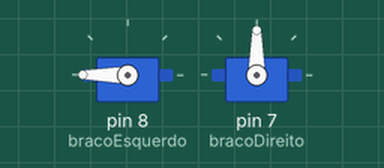
Recording of a sketch running on a simulated Arduino Uno, built with avr-gcc and run on an emulated ATmega328P. Parts: 2 × servo.

Above: at 2.2 s.
At 7.3 s:
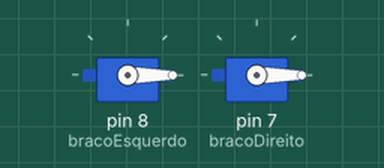
Timing chart, 0 to 8.8 s (numbered marks = the images above):
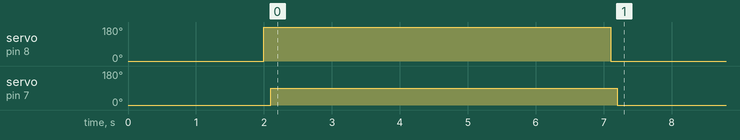

The sketch:

BRACOMIKE.ino
```cpp
#include <Servo.h>

Servo bracoEsquerdo;
Servo bracoDireito;

void setup() {

  bracoEsquerdo.attach(8);
  bracoDireito.attach(7);

  // Posição inicial
  bracoEsquerdo.write(0);
  bracoDireito.write(0);

  delay(2000);

  // Levanta os braços
  bracoEsquerdo.write(180);
  delay (100);
  bracoDireito.write(90);

  // Mantém levantados por 5 segundos
  delay(5000);

  // Abaixa os braços
  bracoEsquerdo.write(0);
  delay (100);
  bracoDireito.write(0);
}

void loop() {

}
```
